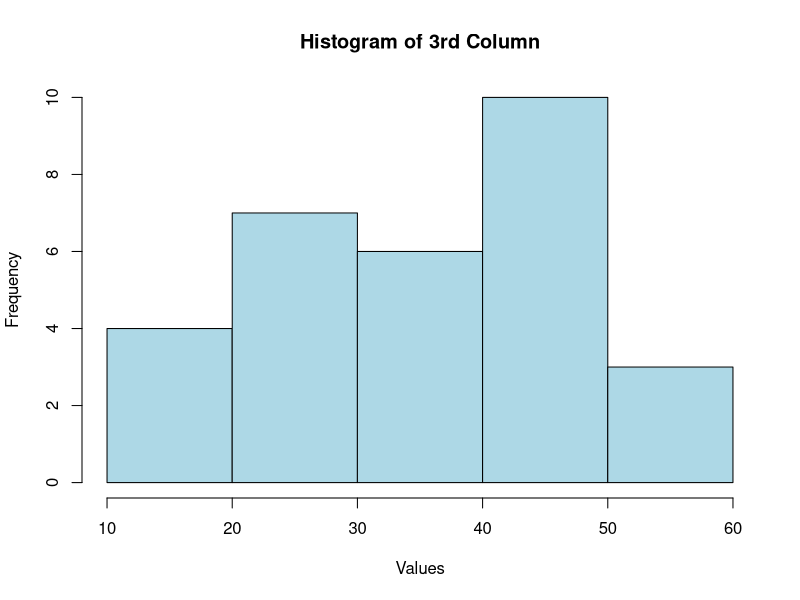

This chart was generated by the following R code:
# EXERCISE 2: Vectors, Matrix, Histogram
v1 <- sample(5:60, 30, replace = TRUE)
v2 <- sample(5:60, 30, replace = TRUE)
v3 <- sample(5:60, 30, replace = TRUE)
v4 <- sample(5:60, 30, replace = TRUE)
v5 <- sample(5:60, 30, replace = TRUE)

data_mat <- cbind(v1, v2, v3, v4, v5)
print(head(data_mat, 10))

hist(data_mat[, 3], main = "Histogram of 3rd Column", xlab = "Values", col = "lightblue")
